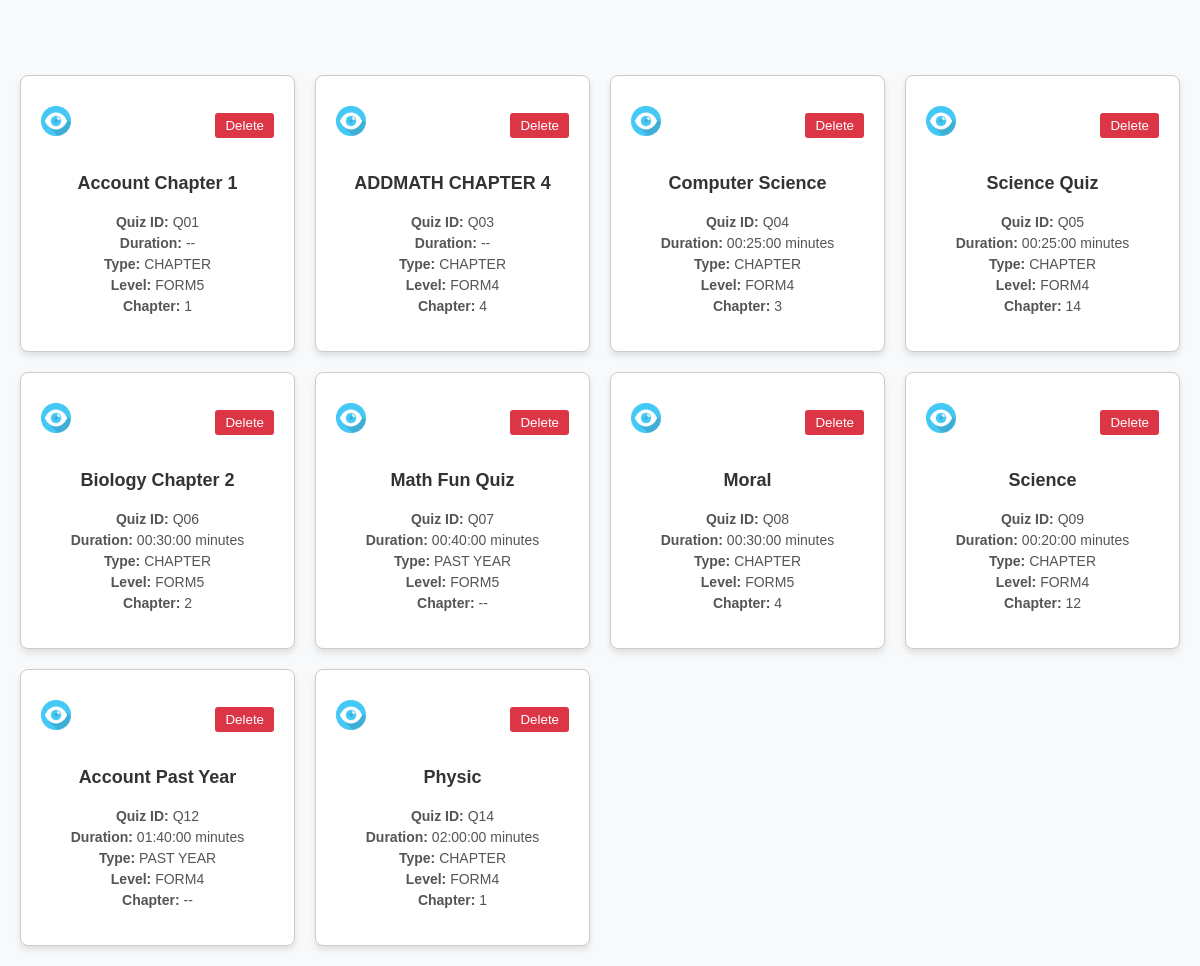
The page /quizcard.php on the database its author committed.
### tables this page shows
CREATE TABLE `quiz` (
  `QuizID` varchar(10) NOT NULL,
  `SubjectID` varchar(10) NOT NULL,
  `Duration` time DEFAULT NULL,
  `EditAdminID` varchar(10) NOT NULL,
  `QuizName` varchar(100) NOT NULL,
  `QuizType` enum('CHAPTER','PAST YEAR') NOT NULL,
  `QuizLevel` enum('FORM4','FORM5') DEFAULT NULL,
  `Chapter` enum('1','2','3','4','5','6','7','8','9','10','11','12','13','14','15') DEFAULT NULL,
  `CreatedAt` datetime NOT NULL,
  `UpdatedAt` datetime NOT NULL
);

### quizcard.php (the view, shortened to what this page needs)
<?php
include("connect.php");
$sql = "SELECT * FROM quiz;";
$result = $conn->query($sql);
?>
<!DOCTYPE html>
<html lang="en">
<head>
</head>
<body>
    <div class="quiz-grid">
        <?php
        if ($result && $result->num_rows > 0) {
            while ($row = $result->fetch_assoc()) {
        ?>
        <section class="quiz-card">
            <div class="quiz-actions">
                <a href="viewpage.php?quizid=<?php echo $row['QuizID']; ?>">
                    <img src="images/eye.png" alt="Edit Quiz" class="edit-button">
                </a>
                <button class="delete-button" onclick="window.location='deletequiz.php'">
                <a href="deletequiz.php?quizid=<?php echo $row['QuizID']; ?>" style="
                        color: white;
                        text-decoration: none;
                        font-style: none;
                    ">
                    Delete
                </a>
                </button>
            </div>
            <h3><?php echo htmlspecialchars($row["QuizName"]); ?></h3>
            <p>
                <strong>Quiz ID:</strong> <?php echo htmlspecialchars($row["QuizID"]); ?><br>
                <strong>Duration:</strong> <?php echo htmlspecialchars($row["Duration"]) === ""? "--": $row["Duration"]. " minutes"; ?><br>
                <strong>Type:</strong> <?php echo htmlspecialchars($row["QuizType"]); ?><br>
                <strong>Level:</strong> <?php echo htmlspecialchars($row["QuizLevel"]); ?><br>
                <strong>Chapter:</strong> <?php echo htmlspecialchars($row["Chapter"]) === ""? "--": $row["Chapter"]; ?>
            </p>
        </section>
        <?php
            }
        } else {
            echo "<div class='no-quizzes'>No quizzes found. Add a new quiz to get started!</div>";
        }
        ?>
    </div>
</body>
</html>

### quizcard.php (style rules this page uses)
body { font-family: Arial, sans-serif; margin: 0; padding: 0; background-color: #f8f9fa; }
.quiz-grid { display: grid; grid-template-columns: repeat(auto-fit, minmax(250px, 1fr)); gap: 20px; padding: 20px; margin-top: 55px; }
.quiz-card { border: 1px solid #ccc; border-radius: 8px; padding: 20px; box-shadow: 0 4px 6px rgba(0, 0, 0, 0.1); text-align: center; background-color: #fff; transition: transform 0.3s, box-shadow 0.3s; position: relative; }
.quiz-card img { max-width: 100px; margin-bottom: 15px; }
.quiz-card h3 { font-size: 18px; color: #333; }
.quiz-card p { font-size: 14px; color: #555; line-height: 1.5; }
.quiz-actions { display: flex; justify-content: space-between; align-items: center; margin-bottom: 10px; }
.edit-button { width: 30px; height: auto; margin-top: 10px; }
.delete-button { background-color: #dc3545; color: white; border: none; padding: 5px 10px; border-radius: 3px; cursor: pointer; transition: background-color 0.3s ease; }

### rows shown on the page
quiz: QuizName "Account Chapter 1", QuizID "Q01", QuizType "CHAPTER", QuizLevel "FORM5", Chapter "1"
quiz: QuizName "ADDMATH CHAPTER 4", QuizID "Q03", QuizType "CHAPTER", QuizLevel "FORM4", Chapter "4"
quiz: QuizName "Computer Science", QuizID "Q04", Duration "00:25:00", QuizType "CHAPTER", QuizLevel "FORM4", Chapter "3"
quiz: QuizName "Science Quiz", QuizID "Q05", Duration "00:25:00", QuizType "CHAPTER", QuizLevel "FORM4", Chapter "14"
quiz: QuizName "Biology Chapter 2", QuizID "Q06", Duration "00:30:00", QuizType "CHAPTER", QuizLevel "FORM5", Chapter "2"
quiz: QuizName "Math Fun Quiz", QuizID "Q07", Duration "00:40:00", QuizType "PAST YEAR", QuizLevel "FORM5"
quiz: QuizName "Moral", QuizID "Q08", Duration "00:30:00", QuizType "CHAPTER", QuizLevel "FORM5", Chapter "4"
quiz: QuizName "Science", QuizID "Q09", Duration "00:20:00", QuizType "CHAPTER", QuizLevel "FORM4", Chapter "12"
quiz: QuizName "Account Past Year", QuizID "Q12", Duration "01:40:00", QuizType "PAST YEAR", QuizLevel "FORM4"
quiz: QuizName "Physic", QuizID "Q14", Duration "02:00:00", QuizType "CHAPTER", QuizLevel "FORM4", Chapter "1"
